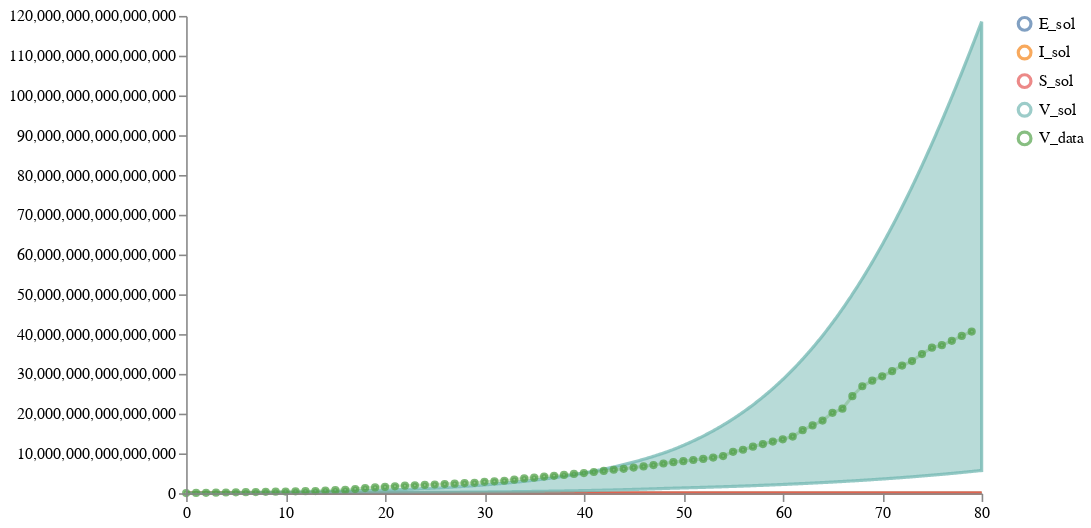

The code cell stored with this chart in its notebook:
### Code cell
num_samples = 10
start_time = 0
end_time = 80 #226 # between 10/02/2020 and 01/25/2021
num_timepoints = (end_time-start_time)*10 + 1
timepoints = list(get_tspan(start_time, end_time, num_timepoints).detach().numpy())

prior_samples = load_and_sample_petri_model(tm, num_samples, timepoints=timepoints, method="dopri5",
                                            visual_options={"title": "3_base", "subset":["I_sol", "E_sol", "V_sol"]}, 
                                            time_unit="days")

# Plot results
schema = plots.trajectories(pd.DataFrame(prior_samples["data"]), subset=".*_sol",
                            points=ww_data_train.reset_index(drop=True).rename(columns={"V":"V_data"}))
schema = plots.pad(schema, 5)
plots.ipy_display(schema)

### Figure 1 — Vega specification as saved in the notebook (floating-point values rounded to 4 significant figures; data arrays with more than 128 entries replaced by an {"elided": "..."} marker saying what was removed)
{"$schema": "https://vega.github.io/schema/vega/v5.json", "axes": [{"name": "x_axis", "orient": "bottom", "scale": "xscale", "zindex": 100}, {"name": "y_axis", "orient": "left", "scale": "yscale", "zindex": 100}], "data": [{"name": "distributions", "values": {"elided": "3204 records"}}, {"name": "traces", "transform": [{"expr": "isValid(datum.value)", "type": "filter"}], "values": []}, {"name": "points", "values": [{"sample_id": 0, "timepoint": 0, "trajectory": "V_data", "value": 34250000000000.0}, {"sample_id": 0, "timepoint": 1, "trajectory": "V_data", "value": 74830000000000.0}, {"sample_id": 0, "timepoint": 2, "trajectory": "V_data", "value": 110800000000000.0}, {"sample_id": 0, "timepoint": 3, "trajectory": "V_data", "value": 145500000000000.0}, {"sample_id": 0, "timepoint": 4, "trajectory": "V_data", "value": 178900000000000.0}, {"sample_id": 0, "timepoint": 5, "trajectory": "V_data", "value": 212605525246655}, {"sample_id": 0, "timepoint": 6, "trajectory": "V_data", "value": 251900000000000.0}, {"sample_id": 0, "timepoint": 7, "trajectory": "V_data", "value": 297300000000000.0}, {"sample_id": 0, "timepoint": 8, "trajectory": "V_data", "value": 342400000000000.0}, {"sample_id": 0, "timepoint": 9, "trajectory": "V_data", "value": 384100000000000.0}, {"sample_id": 0, "timepoint": 10, "trajectory": "V_data", "value": 424100000000000.0}, {"sample_id": 0, "timepoint": 11, "trajectory": "V_data", "value": 461900000000000.0}, {"sample_id": 0, "timepoint": 12, "trajectory": "V_data", "value": 498300000000000.0}, {"sample_id": 0, "timepoint": 13, "trajectory": "V_data", "value": 548200000000000.0}, {"sample_id": 0, "timepoint": 14, "trajectory": "V_data", "value": 675643977072622}, {"sample_id": 0, "timepoint": 15, "trajectory": "V_data", "value": 751600000000000.0}, {"sample_id": 0, "timepoint": 16, "trajectory": "V_data", "value": 829899121500651}, {"sample_id": 0, "timepoint": 17, "trajectory": "V_data", "value": 1046000000000000.0}, {"sample_id": 0, "timepoint": 18, "trajectory": "V_data", "value": 1295875135538839}, {"sample_id": 0, "timepoint": 19, "trajectory": "V_data", "value": 1461000000000000.0}, {"sample_id": 0, "timepoint": 20, "trajectory": "V_data", "value": 1592292378295384}, {"sample_id": 0, "timepoint": 21, "trajectory": "V_data", "value": 1741000000000000.0}, {"sample_id": 0, "timepoint": 22, "trajectory": "V_data", "value": 1882566054918674}, {"sample_id": 0, "timepoint": 23, "trajectory": "V_data", "value": 1972000000000000.0}, {"sample_id": 0, "timepoint": 24, "trajectory": "V_data", "value": 2071441710342036}, {"sample_id": 0, "timepoint": 25, "trajectory": "V_data", "value": 2190000000000000.0}, {"sample_id": 0, "timepoint": 26, "trajectory": "V_data", "value": 2284263053733268}, {"sample_id": 0, "timepoint": 27, "trajectory": "V_data", "value": 2401528070828421}, {"sample_id": 0, "timepoint": 28, "trajectory": "V_data", "value": 2539043189426808}, {"sample_id": 0, "timepoint": 29, "trajectory": "V_data", "value": 2623445134633728}, {"sample_id": 0, "timepoint": 30, "trajectory": "V_data", "value": 2868773959451638}, {"sample_id": 0, "timepoint": 31, "trajectory": "V_data", "value": 2991191174214979}, {"sample_id": 0, "timepoint": 32, "trajectory": "V_data", "value": 3129000000000000.0}, {"sample_id": 0, "timepoint": 33, "trajectory": "V_data", "value": 3403912214913465}, {"sample_id": 0, "timepoint": 34, "trajectory": "V_data", "value": 3718000000000000.0}, {"sample_id": 0, "timepoint": 35, "trajectory": "V_data", "value": 3894000000000000.0}, {"sample_id": 0, "timepoint": 36, "trajectory": "V_data", "value": 4190012056978476}, {"sample_id": 0, "timepoint": 37, "trajectory": "V_data", "value": 4379000000000000.0}, {"sample_id": 0, "timepoint": 38, "trajectory": "V_data", "value": 4584996690364133}, {"sample_id": 0, "timepoint": 39, "trajectory": "V_data", "value": 4842715961786298}, {"sample_id": 0, "timepoint": 40, "trajectory": "V_data", "value": 5057017833310725}, {"sample_id": 0, "timepoint": 41, "trajectory": "V_data", "value": 5334255093252734}, {"sample_id": 0, "timepoint": 42, "trajectory": "V_data", "value": 5613459509330455}, {"sample_id": 0, "timepoint": 43, "trajectory": "V_data", "value": 5900675119579128}, {"sample_id": 0, "timepoint": 44, "trajectory": "V_data", "value": 6137835221456338}, {"sample_id": 0, "timepoint": 45, "trajectory": "V_data", "value": 6455786439569586}, {"sample_id": 0, "timepoint": 46, "trajectory": "V_data", "value": 6737865202057693}, {"sample_id": 0, "timepoint": 47, "trajectory": "V_data", "value": 7082040828667748}, {"sample_id": 0, "timepoint": 48, "trajectory": "V_data", "value": 7473588619526592}, {"sample_id": 0, "timepoint": 49, "trajectory": "V_data", "value": 7802169943421971}, {"sample_id": 0, "timepoint": 50, "trajectory": "V_data", "value": 8064264769284555}, {"sample_id": 0, "timepoint": 51, "trajectory": "V_data", "value": 8350528001810362}, {"sample_id": 0, "timepoint": 52, "trajectory": "V_data", "value": 8620926151000598}, {"sample_id": 0, "timepoint": 53, "trajectory": "V_data", "value": 8967823176668702}, {"sample_id": 0, "timepoint": 54, "trajectory": "V_data", "value": 9347385175287846}, {"sample_id": 0, "timepoint": 55, "trajectory": "V_data", "value": 10400775744728212}, {"sample_id": 0, "timepoint": 56, "trajectory": "V_data", "value": 10924150605249734}, {"sample_id": 0, "timepoint": 57, "trajectory": "V_data", "value": 11705167142508414}, {"sample_id": 0, "timepoint": 58, "trajectory": "V_data", "value": 12359300512467032}, {"sample_id": 0, "timepoint": 59, "trajectory": "V_data", "value": 12986780639190464}, {"sample_id": 0, "timepoint": 60, "trajectory": "V_data", "value": 13550907207646232}, {"sample_id": 0, "timepoint": 61, "trajectory": "V_data", "value": 14248041314600788}, {"sample_id": 0, "timepoint": 62, "trajectory": "V_data", "value": 15848276614633882}, {"sample_id": 0, "timepoint": 63, "trajectory": "V_data", "value": 17038987764329418}, {"sample_id": 0, "timepoint": 64, "trajectory": "V_data", "value": 18260590802877810}, {"sample_id": 0, "timepoint": 65, "trajectory": "V_data", "value": 20209504393071680}, {"sample_id": 0, "timepoint": 66, "trajectory": "V_data", "value": 21264574070527824}, {"sample_id": 0, "timepoint": 67, "trajectory": "V_data", "value": 24405223143174390}, {"sample_id": 0, "timepoint": 68, "trajectory": "V_data", "value": 26892652544175644}, {"sample_id": 0, "timepoint": 69, "trajectory": "V_data", "value": 28282864516791200}, {"sample_id": 0, "timepoint": 70, "trajectory": "V_data", "value": 29394041033392708}, {"sample_id": 0, "timepoint": 71, "trajectory": "V_data", "value": 30685003617018490}, {"sample_id": 0, "timepoint": 72, "trajectory": "V_data", "value": 32085327926567616}, {"sample_id": 0, "timepoint": 73, "trajectory": "V_data", "value": 33217196172771584}, {"sample_id": 0, "timepoint": 74, "trajectory": "V_data", "value": 34991952115553804}, {"sample_id": 0, "timepoint": 75, "trajectory": "V_data", "value": 36597766934503620}, {"sample_id": 0, "timepoint": 76, "trajectory": "V_data", "value": 37222723829582630}, {"sample_id": 0, "timepoint": 77, "trajectory": "V_data", "value": 38307418298165540}, {"sample_id": 0, "timepoint": 78, "trajectory": "V_data", "value": 39548322728633350}, {"sample_id": 0, "timepoint": 79, "trajectory": "V_data", "value": 40640493939989390}]}, {"name": "markers", "values": []}, {"name": "selected", "on": [{"remove": true, "trigger": "clear"}, {"remove": true, "trigger": "!shift"}, {"insert": "clicked", "trigger": "!shift && clicked"}, {"toggle": "clicked", "trigger": "shift && clicked"}]}], "height": 300, "legends": [{"encode": {"labels": {"interactive": true, "name": "legendLabel", "update": {"opacity": [{"test": "!length(data('selected')) || indata('selected', 'value', datum.value)", "value": 1}, {"value": 0.25}]}}, "symbols": {"interactive": true, "name": "legendSymbol", "update": {"fill": {"value": "transparent"}, "opacity": [{"test": "!length(data('selected')) || indata('selected', 'value', datum.value)", "value": 0.7}, {"value": 0.15}], "size": {"value": 64}, "strokeWidth": {"value": 2}}}}, "name": "color_legend", "stroke": "color"}], "marks": [{"from": {"facet": {"data": "points", "groupby": "trajectory", "name": "points_split"}}, "marks": [{"encode": {"hover": {"fillOpacity": {"value": 0.9}}, "update": {"fill": {"field": "trajectory", "scale": "color"}, "fillOpacity": [{"test": "!length(data('selected')) || indata('selected', 'value', datum.trajectory)", "value": 0.5}, {"value": 0.15}], "size": {"value": 10}, "stroke": {"field": "trajectory", "scale": "color"}, "strokeOpacity": [{"test": "!length(data('selected')) || indata('selected', 'value', datum.trajectory)", "value": 0.75}, {"value": 0.15}], "strokeWidth": {"value": 2}, "tooltip": {"field": "value"}, "x": {"field": "timepoint", "scale": "xscale"}, "y": {"field": "value", "scale": "yscale"}}}, "from": {"data": "points"}, "name": "_points_symbol", "type": "symbol", "zindex": 3}, {"encode": {"hover": {"fillOpacity": {"value": 0.9}}, "update": {"interpolate": {"value": "linear"}, "stroke": {"field": "trajectory", "scale": "color"}, "strokeOpacity": [{"test": "!length(data('selected')) || indata('selected', 'value', datum.trajectory)", "value": 0.3}, {"value": 0.1}], "strokeWidth": {"value": 2}, "x": {"field": "timepoint", "scale": "xscale"}, "y": {"field": "value", "scale": "yscale"}}}, "from": {"data": "points"}, "name": "_points_line", "type": "line", "zindex": 3}], "name": "_points", "type": "group", "zindex": 3}, {"from": {"facet": {"data": "traces", "groupby": "trajectory", "name": "traces_split"}}, "marks": [{"encode": {"hover": {"fillOpacity": {"value": 0.9}}, "update": {"interpolate": {"value": "linear"}, "stroke": {"field": "trajectory", "scale": "color"}, "strokeOpacity": [{"test": "!length(data('selected')) || indata('selected', 'value', datum.trajectory)", "value": 0.75}, {"value": 0.15}], "strokeWidth": {"value": 2}, "x": {"field": "timepoint", "scale": "xscale"}, "y": {"field": "value", "scale": "yscale"}}}, "from": {"data": "traces_split"}, "name": "_traces_lines", "type": "line"}], "name": "_traces", "type": "group", "zindex": 2}, {"from": {"facet": {"data": "distributions", "groupby": "trajectory", "name": "trajectory_split"}}, "marks": [{"encode": {"hover": {"fillOpacity": {"value": 0.9}}, "update": {"fill": {"field": "trajectory", "scale": "color"}, "fillOpacity": [{"test": "!length(data('selected')) || indata('selected', 'value', datum.trajectory)", "value": 0.5}, {"value": 0.15}], "interpolate": {"value": "linear"}, "stroke": {"field": "trajectory", "scale": "color"}, "strokeOpacity": [{"test": "!length(data('selected')) || indata('selected', 'value', datum.trajectory)", "value": 0.75}, {"value": 0.15}], "strokeWidth": {"value": 2}, "x": {"field": "timepoint", "scale": "xscale"}, "y": {"field": "upper", "scale": "yscale"}, "y2": {"field": "lower", "scale": "yscale"}}}, "from": {"data": "trajectory_split"}, "type": "area"}], "name": "_distributions", "type": "group", "zindex": 1}, {"marks": [{"encode": {"enter": {"stroke": {"value": "lightgray"}}, "update": {"opacity": {"value": 1}, "x": {"field": "timepoint", "scale": "xscale"}, "y": {"signal": "height"}, "y2": {"value": 0}}}, "from": {"data": "markers"}, "name": "_marker text", "type": "rule"}, {"encode": {"enter": {"fontSize": {"value": 8}, "text": {"field": "datum.label"}, "y": {"value": 0}}}, "from": {"data": "_marker text"}, "name": "_marker flags", "transform": [{"as": ["x", "_y", "opacity", "align", "baseline"], "lineAnchor": "start", "offset": [1], "size": {"signal": "[width, height]"}, "type": "label"}], "type": "text"}], "name": "_markers", "type": "group"}], "padding": 5, "scales": [{"domain": {"fields": [{"data": "distributions", "field": "timepoint"}, {"data": "traces", "field": "timepoint"}, {"data": "points", "field": "timepoint"}, {"data": "markers", "field": "timepoint"}]}, "name": "xscale", "range": "width", "type": "linear", "zero": false}, {"domain": {"fields": [{"data": "distributions", "field": "lower"}, {"data": "distributions", "field": "upper"}, {"data": "traces", "field": "value"}, {"data": "points", "field": "value"}]}, "name": "yscale", "nice": true, "range": "height", "type": "linear", "zero": true}, {"domain": {"fields": [{"data": "distributions", "field": "trajectory"}, {"data": "traces", "field": "trajectory"}, {"data": "points", "field": "trajectory"}]}, "name": "color", "range": "category", "type": "ordinal"}], "signals": [{"name": "clear", "on": [{"events": "mouseup[!event.item]", "force": true, "update": "true"}], "value": true}, {"name": "shift", "on": [{"events": "@legendSymbol:click, @legendLabel:click", "force": true, "update": "event.shiftKey"}], "value": false}, {"name": "clicked", "on": [{"events": "@legendSymbol:click, @legendLabel:click", "force": true, "update": "{value: datum.value}"}], "value": null}], "width": 500}
